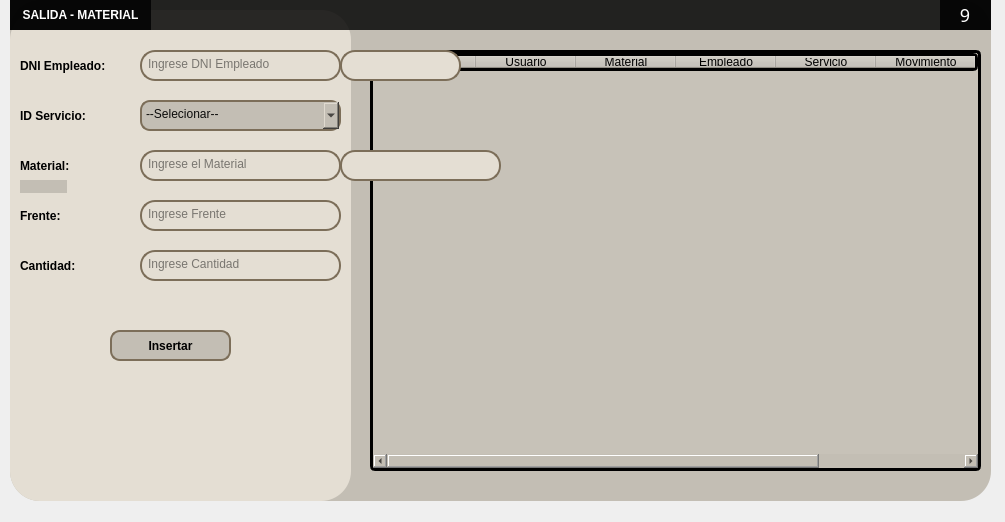
<?xml version="1.0" encoding="UTF-8"?>
<ui version="4.0">
 <class>MainWindow</class>
 <widget class="QMainWindow" name="MainWindow">
  <property name="geometry">
   <rect>
    <x>0</x>
    <y>0</y>
    <width>1005</width>
    <height>522</height>
   </rect>
  </property>
  <property name="windowTitle">
   <string>MainWindow</string>
  </property>
  <widget class="QWidget" name="centralwidget">
   <widget class="QWidget" name="widget" native="true">
    <property name="geometry">
     <rect>
      <x>0</x>
      <y>-10</y>
      <width>1001</width>
      <height>521</height>
     </rect>
    </property>
    <property name="styleSheet">
     <string notr="true"/>
    </property>
    <widget class="QFrame" name="frame">
     <property name="geometry">
      <rect>
       <x>10</x>
       <y>10</y>
       <width>981</width>
       <height>501</height>
      </rect>
     </property>
     <property name="styleSheet">
      <string notr="true">
background-color: rgb(195, 190, 180);
border-radius:30px
</string>
     </property>
     <property name="frameShape">
      <enum>QFrame::StyledPanel</enum>
     </property>
     <property name="frameShadow">
      <enum>QFrame::Raised</enum>
     </property>
     <widget class="QWidget" name="widget_3" native="true">
      <property name="geometry">
       <rect>
        <x>0</x>
        <y>0</y>
        <width>981</width>
        <height>30</height>
       </rect>
      </property>
      <property name="styleSheet">
       <string notr="true">background-color:rgba(0,0,0,210);
</string>
      </property>
      <widget class="QWidget" name="horizontalWidget_5" native="true">
       <property name="geometry">
        <rect>
         <x>990</x>
         <y>0</y>
         <width>81</width>
         <height>30</height>
        </rect>
       </property>
       <property name="styleSheet">
        <string notr="true">QPushButton{
	background-color:rgba(0,0,0,0);
	color:rgb(255,255,255);
	border-radius:1px;
	font-size:18px;
	font-family:dripicons-v2;
}

QPushButton:hover{
	background-color:rgb(49,48,53)
}

QPushButton#cerrar:hover{
	background-color:rgb(232,17,25)
}

QpushButton:pressed{
	padding-top:5px;
 	padding-left:5px;
}
</string>
       </property>
       <layout class="QHBoxLayout" name="horizontalLayout_5">
        <property name="spacing">
         <number>0</number>
        </property>
        <property name="leftMargin">
         <number>0</number>
        </property>
        <property name="topMargin">
         <number>0</number>
        </property>
        <property name="rightMargin">
         <number>0</number>
        </property>
        <property name="bottomMargin">
         <number>0</number>
        </property>
       </layout>
      </widget>
      <widget class="QLabel" name="label_4">
       <property name="geometry">
        <rect>
         <x>0</x>
         <y>0</y>
         <width>141</width>
         <height>30</height>
        </rect>
       </property>
       <property name="font">
        <font>
         <pointsize>9</pointsize>
         <weight>75</weight>
         <bold>true</bold>
        </font>
       </property>
       <property name="styleSheet">
        <string notr="true">color:rgba(255,255,255,255)</string>
       </property>
       <property name="text">
        <string>&lt;html&gt;&lt;head/&gt;&lt;body&gt;&lt;p align=&quot;center&quot;&gt;SALIDA - MATERIAL&lt;/p&gt;&lt;/body&gt;&lt;/html&gt;</string>
       </property>
      </widget>
      <widget class="QWidget" name="horizontalWidget_6" native="true">
       <property name="geometry">
        <rect>
         <x>930</x>
         <y>0</y>
         <width>51</width>
         <height>30</height>
        </rect>
       </property>
       <property name="styleSheet">
        <string notr="true">QPushButton{
	background-color:rgba(0,0,0,0);
	color:rgb(255,255,255);
	border-radius:1px;
	font-size:18px;
	font-family:dripicons-v2;
}

QPushButton:hover{
	background-color:rgb(49,48,53)
}

QPushButton#cerrar:hover{
	background-color:rgb(232,17,25)
}

QpushButton:pressed{
	padding-top:5px;
 	padding-left:5px;
}
</string>
       </property>
       <layout class="QHBoxLayout" name="horizontalLayout_6">
        <property name="spacing">
         <number>0</number>
        </property>
        <property name="leftMargin">
         <number>0</number>
        </property>
        <property name="topMargin">
         <number>0</number>
        </property>
        <property name="rightMargin">
         <number>0</number>
        </property>
        <property name="bottomMargin">
         <number>0</number>
        </property>
        <item>
         <widget class="QPushButton" name="btnCerrar">
          <property name="minimumSize">
           <size>
            <width>30</width>
            <height>30</height>
           </size>
          </property>
          <property name="maximumSize">
           <size>
            <width>30</width>
            <height>30</height>
           </size>
          </property>
          <property name="text">
           <string>9</string>
          </property>
         </widget>
        </item>
       </layout>
      </widget>
     </widget>
     <widget class="QPushButton" name="btnInsertarSalida">
      <property name="geometry">
       <rect>
        <x>100</x>
        <y>330</y>
        <width>121</width>
        <height>31</height>
       </rect>
      </property>
      <property name="font">
       <font>
        <pointsize>9</pointsize>
        <weight>75</weight>
        <bold>true</bold>
       </font>
      </property>
      <property name="cursor">
       <cursorShape>PointingHandCursor</cursorShape>
      </property>
      <property name="styleSheet">
       <string notr="true">
border:1.5px solid #7c6e59;
border-radius:10px;</string>
      </property>
      <property name="text">
       <string>Insertar</string>
      </property>
     </widget>
     <widget class="QLabel" name="label_5">
      <property name="geometry">
       <rect>
        <x>0</x>
        <y>10</y>
        <width>341</width>
        <height>491</height>
       </rect>
      </property>
      <property name="styleSheet">
       <string notr="true">background-color: rgb(228, 222, 211);
border-radius:30px</string>
      </property>
      <property name="text">
       <string/>
      </property>
     </widget>
     <widget class="QTableWidget" name="tblSalidaMaterial">
      <property name="geometry">
       <rect>
        <x>360</x>
        <y>50</y>
        <width>611</width>
        <height>421</height>
       </rect>
      </property>
      <property name="sizePolicy">
       <sizepolicy hsizetype="Expanding" vsizetype="Expanding">
        <horstretch>0</horstretch>
        <verstretch>0</verstretch>
       </sizepolicy>
      </property>
      <property name="styleSheet">
       <string notr="true">border-radius:5px;
border: 3px solid  #000000;
background-color: rgb(199, 194, 184);
</string>
      </property>
      <column>
       <property name="text">
        <string>Movimiento</string>
       </property>
      </column>
      <column>
       <property name="text">
        <string>Usuario</string>
       </property>
      </column>
      <column>
       <property name="text">
        <string>Material</string>
       </property>
      </column>
      <column>
       <property name="text">
        <string>Empleado</string>
       </property>
      </column>
      <column>
       <property name="text">
        <string>Servicio</string>
       </property>
      </column>
      <column>
       <property name="text">
        <string>Movimiento</string>
       </property>
      </column>
      <column>
       <property name="text">
        <string>Frente</string>
       </property>
      </column>
      <column>
       <property name="text">
        <string>Cantidad</string>
       </property>
      </column>
     </widget>
     <widget class="QLabel" name="label_6">
      <property name="geometry">
       <rect>
        <x>80</x>
        <y>390</y>
        <width>161</width>
        <height>91</height>
       </rect>
      </property>
      <property name="styleSheet">
       <string notr="true">background-image: url(:/newPrefix/Marohuma_icono.png);
background-color: rgb(228, 222, 211);</string>
      </property>
      <property name="text">
       <string/>
      </property>
      <property name="pixmap">
       <pixmap resource="Imagenes/QT_imagenes.qrc">:/newPrefix/Marohuma_icono.png</pixmap>
      </property>
      <property name="scaledContents">
       <bool>true</bool>
      </property>
     </widget>
     <widget class="QLineEdit" name="txtDNIEmpleado">
      <property name="geometry">
       <rect>
        <x>130</x>
        <y>50</y>
        <width>201</width>
        <height>31</height>
       </rect>
      </property>
      <property name="styleSheet">
       <string notr="true">background-color:rgba(0,0,0,0);
border:1.5px solid #7c6e59;
border-radius:15px;
color:rgba(0,0,0,240);
padding-bottom:4px;
padding-left:4px</string>
      </property>
      <property name="placeholderText">
       <string>Ingrese DNI Empleado</string>
      </property>
     </widget>
     <widget class="QLabel" name="label_17">
      <property name="geometry">
       <rect>
        <x>10</x>
        <y>50</y>
        <width>101</width>
        <height>31</height>
       </rect>
      </property>
      <property name="font">
       <font>
        <pointsize>9</pointsize>
        <weight>75</weight>
        <bold>true</bold>
       </font>
      </property>
      <property name="styleSheet">
       <string notr="true">background-color: rgb(228, 222, 211);</string>
      </property>
      <property name="text">
       <string>DNI Empleado:</string>
      </property>
     </widget>
     <widget class="QLabel" name="label_19">
      <property name="geometry">
       <rect>
        <x>10</x>
        <y>100</y>
        <width>111</width>
        <height>31</height>
       </rect>
      </property>
      <property name="font">
       <font>
        <pointsize>9</pointsize>
        <weight>75</weight>
        <bold>true</bold>
       </font>
      </property>
      <property name="styleSheet">
       <string notr="true">background-color: rgb(228, 222, 211);</string>
      </property>
      <property name="text">
       <string>ID Servicio:</string>
      </property>
     </widget>
     <widget class="QLineEdit" name="txtFrenteSalida">
      <property name="geometry">
       <rect>
        <x>130</x>
        <y>200</y>
        <width>201</width>
        <height>31</height>
       </rect>
      </property>
      <property name="styleSheet">
       <string notr="true">background-color:rgba(0,0,0,0);
border:1.5px solid #7c6e59;
border-radius:15px;
color:rgba(0,0,0,240);
padding-bottom:4px;
padding-left:4px</string>
      </property>
      <property name="placeholderText">
       <string>Ingrese Frente</string>
      </property>
     </widget>
     <widget class="QComboBox" name="cboServicio">
      <property name="geometry">
       <rect>
        <x>130</x>
        <y>100</y>
        <width>201</width>
        <height>31</height>
       </rect>
      </property>
      <property name="styleSheet">
       <string notr="true">background-color: rgb(195, 190, 180);
border:1.5px solid #7c6e59;
border-radius:10px;
color:rgba(0,0,0,240);
padding-bottom:4px;
padding-left:4px</string>
      </property>
      <item>
       <property name="text">
        <string>--Selecionar--</string>
       </property>
      </item>
     </widget>
     <widget class="QLabel" name="label_22">
      <property name="geometry">
       <rect>
        <x>10</x>
        <y>150</y>
        <width>111</width>
        <height>31</height>
       </rect>
      </property>
      <property name="font">
       <font>
        <pointsize>9</pointsize>
        <weight>75</weight>
        <bold>true</bold>
       </font>
      </property>
      <property name="styleSheet">
       <string notr="true">background-color: rgb(228, 222, 211);</string>
      </property>
      <property name="text">
       <string>Material:</string>
      </property>
     </widget>
     <widget class="QLabel" name="label_23">
      <property name="geometry">
       <rect>
        <x>10</x>
        <y>200</y>
        <width>111</width>
        <height>31</height>
       </rect>
      </property>
      <property name="font">
       <font>
        <pointsize>9</pointsize>
        <weight>75</weight>
        <bold>true</bold>
       </font>
      </property>
      <property name="styleSheet">
       <string notr="true">background-color: rgb(228, 222, 211);</string>
      </property>
      <property name="text">
       <string>Frente:</string>
      </property>
     </widget>
     <widget class="QLabel" name="label_24">
      <property name="geometry">
       <rect>
        <x>10</x>
        <y>250</y>
        <width>111</width>
        <height>31</height>
       </rect>
      </property>
      <property name="font">
       <font>
        <pointsize>9</pointsize>
        <weight>75</weight>
        <bold>true</bold>
       </font>
      </property>
      <property name="styleSheet">
       <string notr="true">background-color: rgb(228, 222, 211);</string>
      </property>
      <property name="text">
       <string>Cantidad:</string>
      </property>
     </widget>
     <widget class="QLineEdit" name="txtCantidadSalida">
      <property name="geometry">
       <rect>
        <x>130</x>
        <y>250</y>
        <width>201</width>
        <height>31</height>
       </rect>
      </property>
      <property name="styleSheet">
       <string notr="true">background-color:rgba(0,0,0,0);
border:1.5px solid #7c6e59;
border-radius:15px;
color:rgba(0,0,0,240);
padding-bottom:4px;
padding-left:4px</string>
      </property>
      <property name="placeholderText">
       <string>Ingrese Cantidad</string>
      </property>
     </widget>
     <widget class="QLineEdit" name="txtIdMaterial">
      <property name="geometry">
       <rect>
        <x>130</x>
        <y>150</y>
        <width>201</width>
        <height>31</height>
       </rect>
      </property>
      <property name="styleSheet">
       <string notr="true">background-color:rgba(0,0,0,0);
border:1.5px solid #7c6e59;
border-radius:15px;
color:rgba(0,0,0,240);
padding-bottom:4px;
padding-left:4px</string>
      </property>
      <property name="placeholderText">
       <string>Ingrese el Material</string>
      </property>
     </widget>
     <widget class="QListWidget" name="listSugerenciaMaterial">
      <property name="geometry">
       <rect>
        <x>330</x>
        <y>150</y>
        <width>161</width>
        <height>31</height>
       </rect>
      </property>
      <property name="font">
       <font>
        <pointsize>11</pointsize>
       </font>
      </property>
      <property name="styleSheet">
       <string notr="true">background-color: rgb(228, 222, 211);
border:1.5px solid #7c6e59;
border-radius:15px;
color:rgba(0,0,0,240);
padding-bottom:4px;
padding-left:4px</string>
      </property>
     </widget>
     <widget class="QListWidget" name="listSugerenciaEmpleado">
      <property name="geometry">
       <rect>
        <x>330</x>
        <y>50</y>
        <width>121</width>
        <height>31</height>
       </rect>
      </property>
      <property name="font">
       <font>
        <pointsize>11</pointsize>
       </font>
      </property>
      <property name="styleSheet">
       <string notr="true">background-color: rgb(228, 222, 211);
border:1.5px solid #7c6e59;
border-radius:15px;
color:rgba(0,0,0,240);
padding-bottom:4px;
padding-left:4px</string>
      </property>
     </widget>
     <widget class="QLabel" name="IdMaterial">
      <property name="geometry">
       <rect>
        <x>10</x>
        <y>180</y>
        <width>47</width>
        <height>13</height>
       </rect>
      </property>
      <property name="text">
       <string/>
      </property>
     </widget>
     <zorder>label_5</zorder>
     <zorder>widget_3</zorder>
     <zorder>btnInsertarSalida</zorder>
     <zorder>tblSalidaMaterial</zorder>
     <zorder>label_6</zorder>
     <zorder>txtDNIEmpleado</zorder>
     <zorder>label_17</zorder>
     <zorder>label_19</zorder>
     <zorder>txtFrenteSalida</zorder>
     <zorder>cboServicio</zorder>
     <zorder>label_22</zorder>
     <zorder>label_23</zorder>
     <zorder>label_24</zorder>
     <zorder>txtCantidadSalida</zorder>
     <zorder>txtIdMaterial</zorder>
     <zorder>listSugerenciaMaterial</zorder>
     <zorder>listSugerenciaEmpleado</zorder>
     <zorder>IdMaterial</zorder>
    </widget>
   </widget>
  </widget>
 </widget>
 <resources>
  <include location="Imagenes/QT_imagenes.qrc"/>
  <include location="Imagenes/QT_imagenes.qrc"/>
 </resources>
 <connections/>
</ui>
